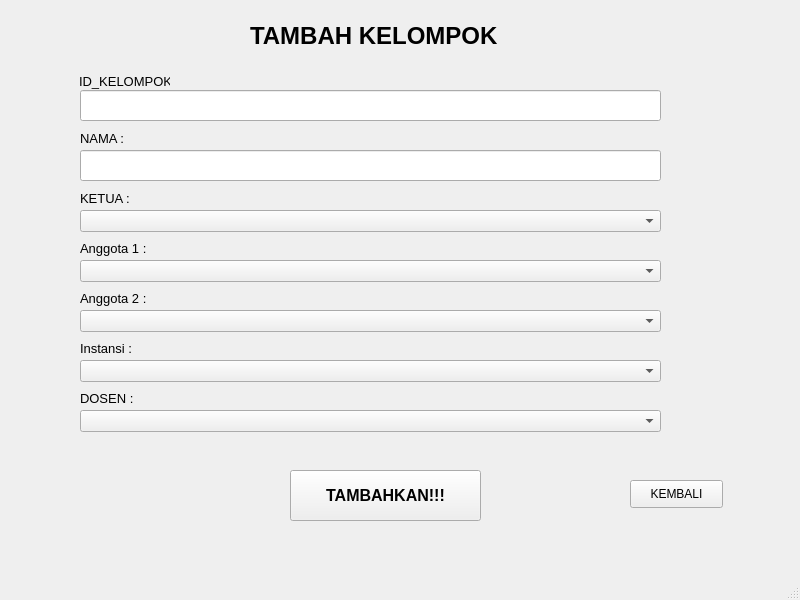
<?xml version="1.0" encoding="UTF-8"?>
<ui version="4.0">
 <class>MainWindow</class>
 <widget class="QMainWindow" name="MainWindow">
  <property name="geometry">
   <rect>
    <x>0</x>
    <y>0</y>
    <width>800</width>
    <height>600</height>
   </rect>
  </property>
  <property name="windowTitle">
   <string>MainWindow</string>
  </property>
  <widget class="QWidget" name="centralwidget">
   <widget class="QLineEdit" name="lineEdit_nama">
    <property name="geometry">
     <rect>
      <x>80</x>
      <y>150</y>
      <width>581</width>
      <height>31</height>
     </rect>
    </property>
    <property name="font">
     <font>
      <pointsize>10</pointsize>
     </font>
    </property>
   </widget>
   <widget class="QLineEdit" name="lineEdit_id">
    <property name="geometry">
     <rect>
      <x>80</x>
      <y>90</y>
      <width>581</width>
      <height>31</height>
     </rect>
    </property>
    <property name="font">
     <font>
      <pointsize>10</pointsize>
     </font>
    </property>
   </widget>
   <widget class="QLabel" name="label_3">
    <property name="geometry">
     <rect>
      <x>80</x>
      <y>130</y>
      <width>161</width>
      <height>16</height>
     </rect>
    </property>
    <property name="font">
     <font>
      <pointsize>10</pointsize>
     </font>
    </property>
    <property name="text">
     <string>NAMA :</string>
    </property>
   </widget>
   <widget class="QPushButton" name="btn_tambah">
    <property name="geometry">
     <rect>
      <x>290</x>
      <y>470</y>
      <width>191</width>
      <height>51</height>
     </rect>
    </property>
    <property name="font">
     <font>
      <pointsize>12</pointsize>
      <weight>75</weight>
      <bold>true</bold>
     </font>
    </property>
    <property name="text">
     <string>TAMBAHKAN!!!</string>
    </property>
   </widget>
   <widget class="QLabel" name="label_8">
    <property name="geometry">
     <rect>
      <x>79</x>
      <y>73</y>
      <width>91</width>
      <height>16</height>
     </rect>
    </property>
    <property name="font">
     <font>
      <pointsize>10</pointsize>
     </font>
    </property>
    <property name="text">
     <string>ID_KELOMPOK :</string>
    </property>
   </widget>
   <widget class="QLabel" name="label_7">
    <property name="geometry">
     <rect>
      <x>250</x>
      <y>20</y>
      <width>281</width>
      <height>31</height>
     </rect>
    </property>
    <property name="font">
     <font>
      <pointsize>18</pointsize>
      <weight>75</weight>
      <bold>true</bold>
     </font>
    </property>
    <property name="text">
     <string>TAMBAH KELOMPOK</string>
    </property>
   </widget>
   <widget class="QLabel" name="label_4">
    <property name="geometry">
     <rect>
      <x>80</x>
      <y>190</y>
      <width>161</width>
      <height>16</height>
     </rect>
    </property>
    <property name="font">
     <font>
      <pointsize>10</pointsize>
     </font>
    </property>
    <property name="text">
     <string>KETUA :</string>
    </property>
   </widget>
   <widget class="QPushButton" name="btn_kembali">
    <property name="geometry">
     <rect>
      <x>630</x>
      <y>480</y>
      <width>93</width>
      <height>28</height>
     </rect>
    </property>
    <property name="text">
     <string>KEMBALI</string>
    </property>
   </widget>
   <widget class="QLabel" name="label_5">
    <property name="geometry">
     <rect>
      <x>80</x>
      <y>240</y>
      <width>211</width>
      <height>16</height>
     </rect>
    </property>
    <property name="font">
     <font>
      <pointsize>10</pointsize>
     </font>
    </property>
    <property name="text">
     <string>Anggota 1 :</string>
    </property>
   </widget>
   <widget class="QComboBox" name="comboBox_ketua">
    <property name="geometry">
     <rect>
      <x>80</x>
      <y>210</y>
      <width>581</width>
      <height>22</height>
     </rect>
    </property>
   </widget>
   <widget class="QComboBox" name="comboBox_anggota1">
    <property name="geometry">
     <rect>
      <x>80</x>
      <y>260</y>
      <width>581</width>
      <height>22</height>
     </rect>
    </property>
   </widget>
   <widget class="QComboBox" name="comboBox_anggota2">
    <property name="geometry">
     <rect>
      <x>80</x>
      <y>310</y>
      <width>581</width>
      <height>22</height>
     </rect>
    </property>
   </widget>
   <widget class="QLabel" name="label_6">
    <property name="geometry">
     <rect>
      <x>80</x>
      <y>290</y>
      <width>211</width>
      <height>16</height>
     </rect>
    </property>
    <property name="font">
     <font>
      <pointsize>10</pointsize>
     </font>
    </property>
    <property name="text">
     <string>Anggota 2 :</string>
    </property>
   </widget>
   <widget class="QLabel" name="label_9">
    <property name="geometry">
     <rect>
      <x>80</x>
      <y>340</y>
      <width>211</width>
      <height>16</height>
     </rect>
    </property>
    <property name="font">
     <font>
      <pointsize>10</pointsize>
     </font>
    </property>
    <property name="text">
     <string>Instansi :</string>
    </property>
   </widget>
   <widget class="QComboBox" name="comboBox_instansi">
    <property name="geometry">
     <rect>
      <x>80</x>
      <y>360</y>
      <width>581</width>
      <height>22</height>
     </rect>
    </property>
   </widget>
   <widget class="QLabel" name="label_10">
    <property name="geometry">
     <rect>
      <x>80</x>
      <y>390</y>
      <width>211</width>
      <height>16</height>
     </rect>
    </property>
    <property name="font">
     <font>
      <pointsize>10</pointsize>
     </font>
    </property>
    <property name="text">
     <string>DOSEN :</string>
    </property>
   </widget>
   <widget class="QComboBox" name="comboBox_5">
    <property name="geometry">
     <rect>
      <x>80</x>
      <y>410</y>
      <width>581</width>
      <height>22</height>
     </rect>
    </property>
   </widget>
  </widget>
  <widget class="QMenuBar" name="menubar">
   <property name="geometry">
    <rect>
     <x>0</x>
     <y>0</y>
     <width>800</width>
     <height>26</height>
    </rect>
   </property>
  </widget>
  <widget class="QStatusBar" name="statusbar"/>
 </widget>
 <resources/>
 <connections/>
</ui>
